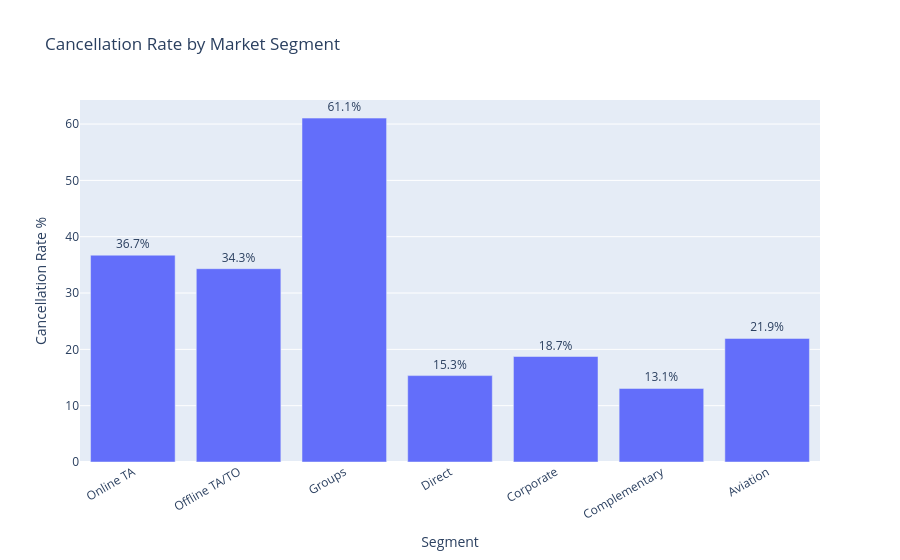

Notebook source saved alongside this figure:
### Code cell
fig = px.bar(
    segment_cancel, x="Segment", y="Cancellation Rate %",
    text="Cancellation Rate %", title="Cancellation Rate by Market Segment"
)
fig.update_traces(texttemplate="%{text:.1f}%", textposition="outside")
fig.update_layout(xaxis_tickangle=-30)
fig.show()

### Figure 1 — Plotly figure (JSON) as saved in the notebook; plotly's stock layout.template omitted (floating-point values rounded to 4 significant figures)
{"data": [{"hovertemplate": "Segment=%{x}<br>Cancellation Rate %=%{text}<extra></extra>", "legendgroup": "", "marker": {"color": "#636efa", "pattern": {"shape": ""}}, "name": "", "orientation": "v", "showlegend": false, "text": [36.72, 34.32, 61.06, 15.34, 18.73, 13.06, 21.94], "textposition": "outside", "texttemplate": "%{text:.1f}%", "type": "bar", "x": ["Online TA", "Offline TA/TO", "Groups", "Direct", "Corporate", "Complementary", "Aviation"], "xaxis": "x", "y": [36.72, 34.32, 61.06, 15.34, 18.73, 13.06, 21.94], "yaxis": "y"}], "layout": {"barmode": "relative", "legend": {"tracegroupgap": 0}, "title": {"text": "Cancellation Rate by Market Segment"}, "xaxis": {"anchor": "y", "domain": [0.0, 1.0], "tickangle": -30, "title": {"text": "Segment"}}, "yaxis": {"anchor": "x", "domain": [0.0, 1.0], "title": {"text": "Cancellation Rate %"}}}}
